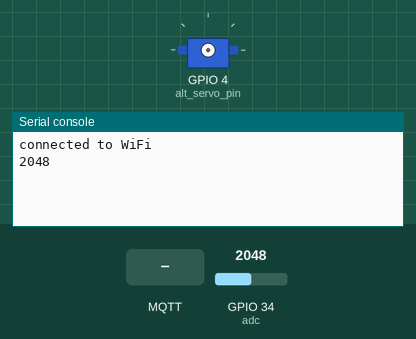
Recording of a program running on a simulated ESP32 board running MicroPython. Shown: servo, the last lines printed to the serial console. Inputs (shaded band) come from the test bench; at power-on: GPIO 34 (adc) = 2048 (analog values on the 0–4095 scale). WiFi joins after 1.5 s; no MQTT or app messages arrive unless stated.

Above: at 3.1 s.
3.2 s: MQTT message "1" arrives on the first subscribed topic
At 8.3 s:
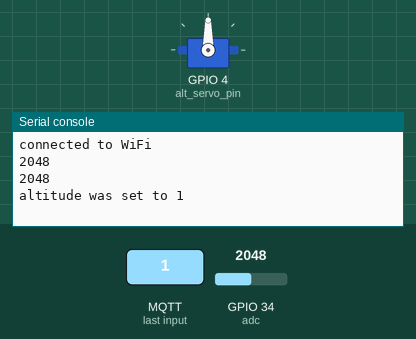
9.4 s: GPIO 34 (adc) set to 2866
11.8 s: MQTT message "0" arrives on the first subscribed topic
At 14.1 s:
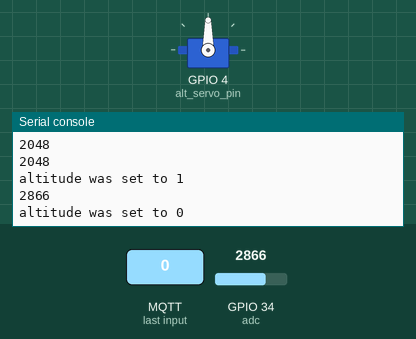

The program:

solar.py
```python
import network
import time
import machine
import math
from servo import Servo
from umqtt.simple import MQTTClient

adc = machine.ADC(machine.Pin(34))
adc.atten(machine.ADC.ATTN_11DB)

alt_servo_pin = machine.Pin(4)
alt_servo = Servo(alt_servo_pin)
az_servo_pin = machine.Pin(5)
az_servo = Servo(az_servo_pin)

#callback for light sensor
def sub_cb(topic, msg):
    value = float(str(msg,'utf-8'))
    print("subscribed value = {}".format(value))
    if value < 50:
      pin.value(1)
    else:
      pin.value(0)

#callback for altitude feed
def altitude_cb(topic,msg):
    value = int(str(msg,'utf-8'))
    print("altitude was set to " + str(value))
    newVal = int(value*80/90)
    alt_servo.write_angle(90 - newVal)
    #set servo motor position to value

#callback for azimuth feed
def azimuth_cb(topic,msg):
    value = int(str(msg,'utf-8'))
    print("azimuth was set to " + str(value))
    az_servo.write_angle(180-(value-90))
    #set servo motor position to value
#
# connect the ESP to local wifi network
#
yourWifiSSID = "ACCD"
yourWifiPassword = "tink1930"
#yourWifiSSID = "MySpectrumWiFidc-5G"
#yourWifiPassword = "botanykey741"
sta_if = network.WLAN(network.STA_IF)
if not sta_if.isconnected():
  sta_if.active(True)
  sta_if.connect(yourWifiSSID, yourWifiPassword)
  while not sta_if.isconnected():
    pass
print("connected to WiFi")
#
# connect ESP to Adafruit IO using MQTT
#
myMqttClient1 = "mb1"
myMqttClient2 = "mb2"
myMqttClient3 = "mb3"  # replace with your own client name
adafruitUsername = "mbernard"  # can be found at "My Account" at adafruit.com
adafruitAioKey = "3d053bf413d54b4b99b66b2d53b50e6d"  # can be found by clicking on "VIEW AIO KEYS" when viewing an Adafruit IO Feed
adafruitFeed1 = adafruitUsername + "/feeds/light" # replace "test" with your feed name
adafruitFeed2 = adafruitUsername + "/feeds/altitude"
adafruitFeed3 = adafruitUsername + "/feeds/azimuth"
adafruitIoUrl = "io.adafruit.com"

#set up light sensor feed
c = MQTTClient(myMqttClient1, adafruitIoUrl, 0, adafruitUsername, adafruitAioKey)
c.set_callback(sub_cb)
c.connect()
c.subscribe(bytes(adafruitFeed1,'utf-8'))

#set up altitude feed
al = MQTTClient(myMqttClient2, adafruitIoUrl, 0, adafruitUsername, adafruitAioKey)
al.set_callback(altitude_cb)
al.connect()
al.subscribe(bytes(adafruitFeed2,'utf-8'))

#set up azimuth feed
az = MQTTClient(myMqttClient3, adafruitIoUrl, 0, adafruitUsername, adafruitAioKey)
az.set_callback(azimuth_cb)
az.connect()
az.subscribe(bytes(adafruitFeed3,'utf-8'))

while True:
  #read light value and publish to io.adafruit
  val = str(adc.read())
  print(val)
  c.publish(adafruitFeed1, val)

  #get al and az values from adafruit if they have been changed
  al.check_msg()
  az.check_msg()

  time.sleep(6)

c.disconnect()
```

Measured:
- after the input at 3.2 s, the serial console: prints a new line after 4.8 s (image 1)
- after the input at 11.8 s, the serial console: prints a new line after 2.2 s (image 2)
